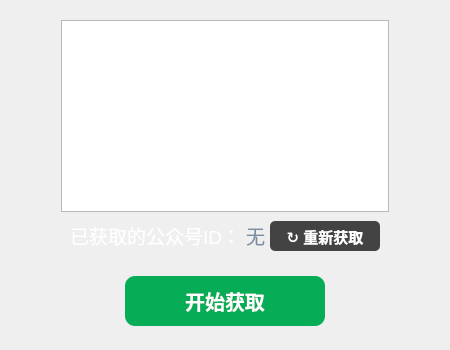
           <widget class="QWidget" name="page_1">
            <property name="autoFillBackground">
             <bool>false</bool>
            </property>
            <layout class="QVBoxLayout" name="verticalLayout_6">
             <item>
              <widget class="QWidget" name="content" native="true">
               <layout class="QVBoxLayout" name="verticalLayout_7">
                <property name="leftMargin">
                 <number>50</number>
                </property>
                <property name="rightMargin">
                 <number>50</number>
                </property>
                <item>
                 <widget class="QTextBrowser" name="textBrowser">
                  <property name="mouseTracking">
                   <bool>false</bool>
                  </property>
                  <property name="acceptDrops">
                   <bool>false</bool>
                  </property>
                  <property name="verticalScrollBarPolicy">
                   <enum>Qt::ScrollBarPolicy::ScrollBarAlwaysOff</enum>
                  </property>
                  <property name="horizontalScrollBarPolicy">
                   <enum>Qt::ScrollBarPolicy::ScrollBarAlwaysOff</enum>
                  </property>
                  <property name="html">
                   <string>&lt;!DOCTYPE HTML PUBLIC &quot;-//W3C//DTD HTML 4.0//EN&quot; &quot;http://www.w3.org/TR/REC-html40/strict.dtd&quot;&gt;
&lt;html&gt;&lt;head&gt;&lt;meta name=&quot;qrichtext&quot; content=&quot;1&quot; /&gt;&lt;meta charset=&quot;utf-8&quot; /&gt;&lt;style type=&quot;text/css&quot;&gt;
p, li { white-space: pre-wrap; }
hr { height: 1px; border-width: 0; }
li.unchecked::marker { content: &quot;\2610&quot;; }
li.checked::marker { content: &quot;\2612&quot;; }
&lt;/style&gt;&lt;/head&gt;&lt;body style=&quot; font-family:'Microsoft YaHei UI'; font-size:9pt; font-weight:400; font-style:normal;&quot;&gt;
&lt;p align=&quot;center&quot; style=&quot; margin-top:0px; margin-bottom:0px; margin-left:0px; margin-right:0px; -qt-block-indent:0; text-indent:0px;&quot;&gt;&lt;span style=&quot; font-size:26pt; font-weight:700; color:#ffffff;&quot;&gt;第一步  获取公众号UID&lt;/span&gt;&lt;/p&gt;
&lt;p style=&quot; margin-top:0px; margin-bottom:0px; margin-left:0px; margin-right:0px; -qt-block-indent:0; text-indent:0px;&quot;&gt;&lt;span style=&quot; font-size:16pt; color:#ffffff;&quot;&gt;1. 启动并登录电脑端微信&lt;/span&gt;&lt;/p&gt;
&lt;p style=&quot; margin-top:0px; margin-bottom:0px; margin-left:0px; margin-right:0px; -qt-block-indent:0; text-indent:0px;&quot;&gt;&lt;span style=&quot; font-size:16pt; color:#ffffff;&quot;&gt;2. 单击本页面“开始获取”按钮&lt;/span&gt;&lt;/p&gt;
&lt;p style=&quot; margin-top:0px; margin-bottom:0px; margin-left:0px; margin-right:0px; -qt-block-indent:0; text-indent:0px;&quot;&gt;&lt;span style=&quot; font-size:16pt; color:#ffffff;&quot;&gt;3. 从公众号列表打开任意一篇图文（不能是贴图）&lt;/span&gt;&lt;/p&gt;
&lt;p style=&quot; margin-top:0px; margin-bottom:0px; margin-left:0px; margin-right:0px; -qt-block-indent:0; text-indent:0px;&quot;&gt;&lt;span style=&quot; font-size:16pt; color:#ffffff;&quot;&gt;4. 耐心等待获取完成&lt;/span&gt;&lt;/p&gt;
&lt;p align=&quot;center&quot; style=&quot; margin-top:15px; margin-bottom:0px; margin-left:0px; margin-right:0px; -qt-block-indent:0; text-indent:0px;&quot;&gt;&lt;img src=&quot;:/images/step_1&quot; width=&quot;600&quot; /&gt;&lt;/p&gt;&lt;/body&gt;&lt;/html&gt;</string>
                  </property>
                  <property name="textInteractionFlags">
                   <set>Qt::TextInteractionFlag::LinksAccessibleByKeyboard|Qt::TextInteractionFlag::LinksAccessibleByMouse</set>
                  </property>
                 </widget>
                </item>
                <item>
                 <widget class="QWidget" name="widget_3" native="true">
                  <layout class="QHBoxLayout" name="horizontalLayout_6">
                   <property name="spacing">
                    <number>5</number>
                   </property>
                   <property name="topMargin">
                    <number>3</number>
                   </property>
                   <property name="bottomMargin">
                    <number>3</number>
                   </property>
                   <item alignment="Qt::AlignmentFlag::AlignVCenter">
                    <widget class="QLabel" name="label_4">
                     <property name="sizePolicy">
                      <sizepolicy hsizetype="Maximum" vsizetype="Preferred">
                       <horstretch>0</horstretch>
                       <verstretch>0</verstretch>
                      </sizepolicy>
                     </property>
                     <property name="font">
                      <font>
                       <pointsize>14</pointsize>
                      </font>
                     </property>
                     <property name="styleSheet">
                      <string notr="true">color: rgb(255, 255, 255);</string>
                     </property>
                     <property name="text">
                      <string>已获取的公众号ID：</string>
                     </property>
                    </widget>
                   </item>
                   <item alignment="Qt::AlignmentFlag::AlignVCenter">
                    <widget class="QLabel" name="biz_display_label">
                     <property name="sizePolicy">
                      <sizepolicy hsizetype="Maximum" vsizetype="Preferred">
                       <horstretch>0</horstretch>
                       <verstretch>0</verstretch>
                      </sizepolicy>
                     </property>
                     <property name="font">
                      <font>
                       <pointsize>14</pointsize>
                      </font>
                     </property>
                     <property name="styleSheet">
                      <string notr="true">color:rgb(121, 139, 163);
</string>
                     </property>
                     <property name="text">
                      <string>无</string>
                     </property>
                    </widget>
                   </item>
                   <item alignment="Qt::AlignmentFlag::AlignLeft">
                    <widget class="QPushButton" name="reget_biz_btn">
                     <property name="sizePolicy">
                      <sizepolicy hsizetype="Minimum" vsizetype="Minimum">
                       <horstretch>0</horstretch>
                       <verstretch>0</verstretch>
                      </sizepolicy>
                     </property>
                     <property name="minimumSize">
                      <size>
                       <width>110</width>
                       <height>30</height>
                      </size>
                     </property>
                     <property name="font">
                      <font>
                       <pointsize>11</pointsize>
                       <bold>true</bold>
                      </font>
                     </property>
                     <property name="cursor">
                      <cursorShape>PointingHandCursor</cursorShape>
                     </property>
                     <property name="styleSheet">
                      <string notr="true">QPushButton {
	color: rgb(255, 255, 255);
	background: rgb(67, 67, 67);
	border-radius: 5px;
	font-weight: bold;
}

QPushButton:hover {
	background: rgb(76, 76, 76);
}</string>
                     </property>
                     <property name="text">
                      <string>↻ 重新获取</string>
                     </property>
                    </widget>
                   </item>
                  </layout>
                 </widget>
                </item>
               </layout>
              </widget>
             </item>
             <item alignment="Qt::AlignmentFlag::AlignBottom">
              <widget class="QWidget" name="btn_container" native="true">
               <property name="sizePolicy">
                <sizepolicy hsizetype="Preferred" vsizetype="Minimum">
                 <horstretch>0</horstretch>
                 <verstretch>0</verstretch>
                </sizepolicy>
               </property>
               <property name="minimumSize">
                <size>
                 <width>0</width>
                 <height>70</height>
                </size>
               </property>
               <property name="styleSheet">
                <string notr="true">QPushButton {
	background: rgb(6, 173, 86);
	color: rgb(255, 255, 255);
	border-radius: 10px;
	font-size: 20px;
	font-weight: bold;
}
QPushButton:hover {
	background: rgb(6, 156, 76);
}</string>
               </property>
               <layout class="QHBoxLayout" name="horizontalLayout">
                <property name="topMargin">
                 <number>0</number>
                </property>
                <property name="bottomMargin">
                 <number>5</number>
                </property>
                <item>
                 <spacer name="horizontalSpacer_3">
                  <property name="orientation">
                   <enum>Qt::Orientation::Horizontal</enum>
                  </property>
                  <property name="sizeHint" stdset="0">
                   <size>
                    <width>40</width>
                    <height>18</height>
                   </size>
                  </property>
                 </spacer>
                </item>
                <item>
                 <widget class="QPushButton" name="step_one_btn">
                  <property name="sizePolicy">
                   <sizepolicy hsizetype="Fixed" vsizetype="Fixed">
                    <horstretch>0</horstretch>
                    <verstretch>0</verstretch>
                   </sizepolicy>
                  </property>
                  <property name="minimumSize">
                   <size>
                    <width>200</width>
                    <height>50</height>
                   </size>
                  </property>
                  <property name="cursor">
                   <cursorShape>PointingHandCursor</cursorShape>
                  </property>
                  <property name="text">
                   <string>开始获取</string>
                  </property>
                 </widget>
                </item>
                <item>
                 <spacer name="horizontalSpacer_4">
                  <property name="orientation">
                   <enum>Qt::Orientation::Horizontal</enum>
                  </property>
                  <property name="sizeHint" stdset="0">
                   <size>
                    <width>40</width>
                    <height>18</height>
                   </size>
                  </property>
                 </spacer>
                </item>
               </layout>
              </widget>
             </item>
            </layout>
           </widget>
